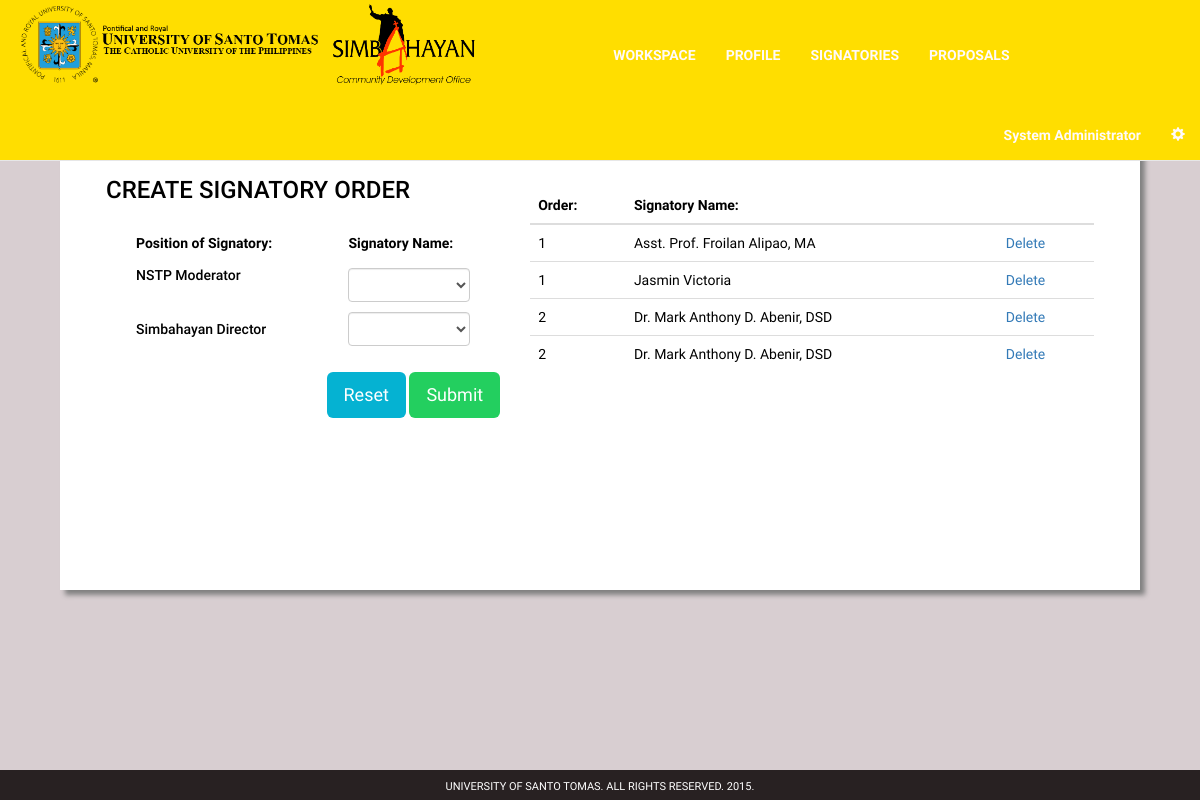
/manage-order-nstp.php (signed in), run on an earlier commit of the app's database.
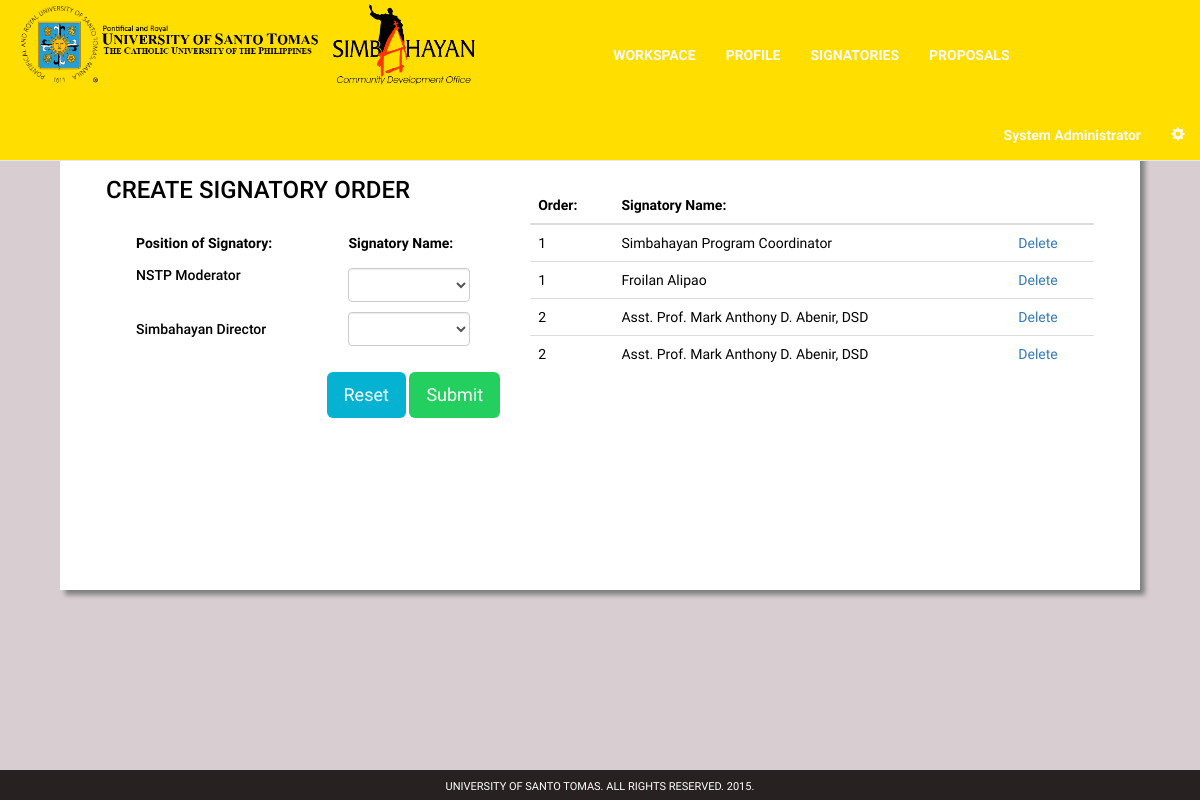
And on a later commit of the database.
### tables this page shows
CREATE TABLE `order_signatory` (
  `signatory_id` int(11) NOT NULL,
  `org_num` int(11) NOT NULL,
  `order_number` int(11) NOT NULL,
  `signatory_num` int(11) NOT NULL,
  `signatory_name` varchar(100) NOT NULL,
  `reference` int(11) NOT NULL,
  `standard` int(11) NOT NULL,
  `simbahayan` int(11) NOT NULL,
  `univ_wide` int(11) NOT NULL,
  `nstp` int(11) NOT NULL
);

### manage-order-nstp.php (the view, shortened to what this page needs)
<?php
include "mysql_connect.php";
$id = $_SESSION['user_id'];
?>
<!DOCTYPE html>
<html lang="en">
<head>
    <link href="css/bootstrap.min.css" rel="stylesheet">
</head>
	<body style = "background-color: #d8ced1; font-family: 'RobotoDraft'; height: 100%; color: #222; font-size: 14px; padding-top: 5%; padding-bottom: 5%;">
  <div class = "wrapper">
<nav class="navbar navbar-default navbar-fixed-top">
<div class="container-fluid">
<div class="navbar-header">
<a href="admin.html"><img src= "images/ust_logo1.png" style = "height: 90px;"></a>
<a href="admin.html"><img src= "images/simba_logo.png" style = "height: 90px;"></a>
</div>
<div class="collapse navbar-collapse" id="bs-example-navbar-collapse-1">
  <ul class="nav navbar-nav" style = "margin-left: 120px; margin-top: 30px;">
    <li><a href="signatory.php"><b>WORKSPACE</b><span class="sr-only">(current)</span></a></li>
    <li><a href="signatory-profile.php"><b>PROFILE</b></a></li>
    <li class="active"><a href="manage-order-step1.php"><b>SIGNATORIES</b></a></li>
	<li><a href="signatory-listproposal.php"><b>PROPOSALS</b></a></li>
  </ul>
  <ul class="nav navbar-nav navbar-right" style = "margin-top: 30px;">
    <li><a href="signatory-profile.php"><b><?php echo $_SESSION['name'];?></b></a></li>
    <li class="dropdown">
      <a href="#" class="dropdown-toggle" data-toggle="dropdown" role="button" aria-haspopup="true" aria-expanded="false"><span class="glyphicon glyphicon-cog" aria-hidden="true"></span></a>
    </li>
  </ul>
</div>
</div>
</nav>
    <div class = "container">
               <div class = "col-md-12" style = "div-align: center; margin-top: 30px;">
            <div class = "col-md-12">
                <div class = "panel panel-body" style = "width: 100%; border-radius: 0;height: 500px; background-color: #fff; box-shadow: 5px 5px 5px grey; color: #000;">
				  <div class = "panel panel-heading" style = "font-size: 20px; color: #222; font-weight: bold;"><center>MANAGE SIGNATORIES</center>
				  </div>
                  <div class = "col-md-12" style = "margin-top: 0px; color: #000;">
                <form role="form" class="col-md-5" action = "manage-order-nstp.php" method = "post" enctype="multipart/form-data">
	   <h3 style="margin-top:0px;">CREATE SIGNATORY ORDER </h3><br>
            <div class="col-md-12">
				 <div class="col-md-7">
                    <label class="control-label">Position of Signatory: </label>
					<h5>NSTP Moderator</h5>
                </div>
				<div class="col-md-5">
                    <label class="control-label">Signatory Name: </label>
                    <?php
						$query = mysqli_query($link, "SELECT * from login_user WHERE college = 'nstp'");
						echo '<select  name="signatory[0]" class="form-control" style = "margin-top: 10px;" required="required">';
						echo '<option value=""> </option>';
						while ($row = mysqli_fetch_array($query)) {
							echo '<option value="'.$row['user_id'].'">'.$row['name'].'</option>';
						}
						echo '</select>';
						?>
                </div>
				<div class="form-group col-md-7" style="margin-top:10px;">
					<h5>Simbahayan Director</h5>
				</div>
				<div class="form-group col-md-5" style="margin-top:10px;">
                    <?php
						$query = mysqli_query($link, "SELECT * from login_user WHERE college='simbahayan'");
						echo '<select  name="signatory[1]" class="form-control" required="required">';
						echo '<option value=""> </option>';
						while ($row = mysqli_fetch_array($query)) {
							echo '<option value="'.$row['user_id'].'">'.$row['name'].'</option>';
						}
						echo '</select>';
						?>
				</div>
				</div>
				 <div class="form-group" style="text-align:right">
				 <input style = "margin-top: 10px; color: #fff; background-color: #05B2d2;" type="reset" class="btn btn-default btn-lg"/>
				 <input style = "margin-top: 10px; color: #fff; background-color: #23cf5f;" type="submit" value="Submit" class="btn btn-default btn-lg"/>
                 </div>
</form>
        <div class="col-md-7" style="margin-top:10px; overflow-y: scroll; height: 350px;">
        <table class="table table-hover">
        <thead>
				<tr>
				<th>Order: </th>
				<th>Signatory Name: </th>
				<th> </th>
				</tr>
				</thead>
        <tbody>
		  <?php
				$sql="SELECT * FROM order_signatory WHERE standard = 1 AND reference = $id order by order_number asc";
				$result = mysqli_query($link,$sql);
				while($row = mysqli_fetch_array($result)) {
					$r=$row['signatory_id'];
					echo "<tr>";
					echo "<td>" .$row['order_number'] . "</td>";
					echo "<td>" .$row['signatory_name'] . "</td>";
					echo "<td><a href='delete-order.php?r=".$r."'>";
					echo "Delete</a>";
					echo "</td>";
					echo "</tr>";
				}
				?>
        </tbody>
        </table>
        </div>
            </div>
                </div>
     </div>
</div>
</div>
<footer style = "position:absolute; bottom:0px; height:30px; width:100%; padding-top:9px; background-color:#282122; color: #fff; text-align: center; font-size: 11px;">UNIVERSITY OF SANTO TOMAS. ALL RIGHTS RESERVED. 2015.</footer>
</div>
</body>
	</html>

What changed in the data, as far as the page shows it:
removed order_signatory: order_number "1", signatory_name "Asst. Prof. Froilan Alipao, MA"
removed order_signatory: order_number "1", signatory_name "Jasmin Victoria"
removed order_signatory: order_number "2", signatory_name "Dr. Mark Anthony D. Abenir, DSD"
removed order_signatory: order_number "2", signatory_name "Dr. Mark Anthony D. Abenir, DSD"
added order_signatory: order_number "1", signatory_name "Simbahayan Program Coordinator"
added order_signatory: order_number "1", signatory_name "Froilan Alipao"
added order_signatory: order_number "2", signatory_name "Asst. Prof. Mark Anthony D. Abenir, DSD"
added order_signatory: order_number "2", signatory_name "Asst. Prof. Mark Anthony D. Abenir, DSD"
